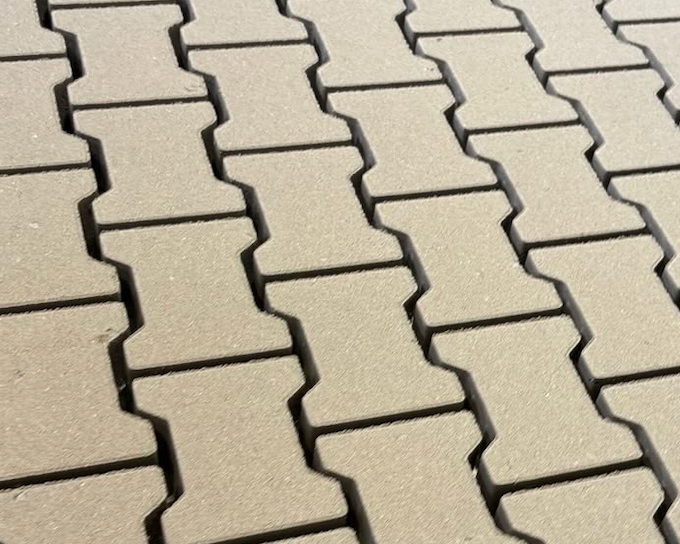
#> input picture kostka.png, 680 x 544 px
$ python task2.py
#> lines starting #> are read from the running program, lines starting #| are printed output that depends on the picture; after the words box and inside, x2 and y2 are one past the last pixel; in counts of white or black regions, pixels touching at a corner belong together
"""
2. Eksperymentuj z metodą cv2.findContours
a. Na progowanym obrazie znajdź kontury przy użyciu funkcji cv2.findContours .
Narysuj wszystkie wykryte kontury na oryginalnym obrazie w kolorze
czerwonym o grubości 2px.
b. Zmieniaj tryby (parametr mode w funkcji findContours ), przetestuj
cv2.RETR_EXTERNAL , cv2.RETR_TREE i cv2.RETR_LIST i opisz różnice w komentarzu.
==========
cv2.RETR_EXTERNAL - zwraca tylko kontury zewnętrzne, czyli kontury największych obiektów w obrazie.
cv2.RETR_LIST - zwraca wszystkie kontury.
cv2.RETR_TREE - zwraca wszystkie kontury i tworzy hierarchię konturów.
"""

import cv2
import matplotlib.pyplot as plt

print("Loading images...")
image = cv2.imread("kostka.png")
#> image is the input picture: shape (544, 680, 3); mean B, G, R 151.5, 172.6, 182.9

if image is None:
    print("Error: Image not found.")
    exit(0)

gray_image = cv2.cvtColor(image, cv2.COLOR_BGR2GRAY)
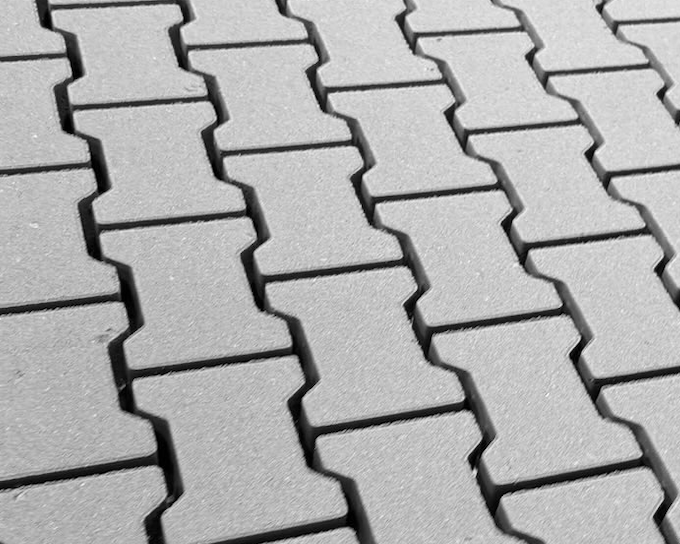
#> gray_image: shape (544, 680); min 0, max 250, mean 173.3
_, binary_image = cv2.threshold(gray_image, 140, 255, cv2.THRESH_BINARY)
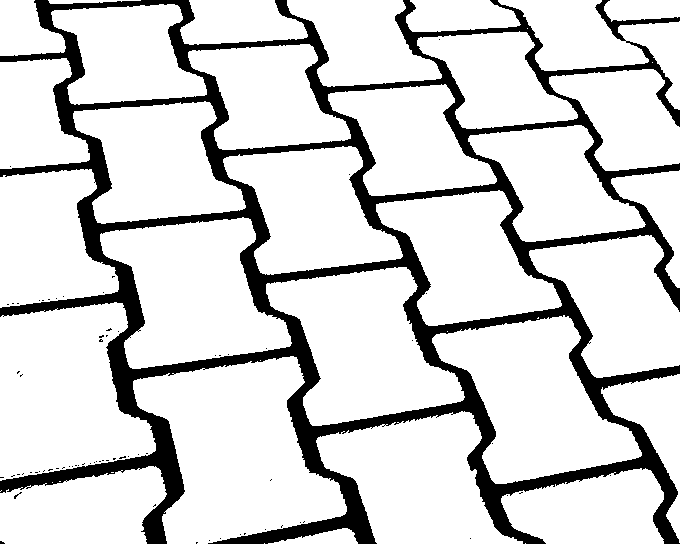
#> binary_image: shape (544, 680); 84% white; 72 black regions (71 under 20 px), largest, box (x1, y1, x2, y2) and area: (0, 0, 680, 544) 58965

modes = [cv2.RETR_EXTERNAL, cv2.RETR_TREE, cv2.RETR_LIST]
mode_names = ["RETR_EXTERNAL", "RETR_TREE", "RETR_LIST"]

plt.figure(figsize=(12, 8))
plt.subplot(2, 2, 1)
plt.imshow(cv2.cvtColor(image, cv2.COLOR_BGR2RGB))
plt.title("Original Image")
plt.axis("off")

for i, (mode, mode_name) in enumerate(zip(modes, mode_names), start=2):
    contours, _ = cv2.findContours(binary_image, mode, cv2.CHAIN_APPROX_SIMPLE)
    image_with_contours = image.copy()
    cv2.drawContours(image_with_contours, contours, -1, (255, 0, 0), 2)
    plt.subplot(2, 2, i)
    plt.imshow(cv2.cvtColor(image_with_contours, cv2.COLOR_BGR2RGB))
    plt.title(f"Contours ({mode_name})")
    plt.axis("off")
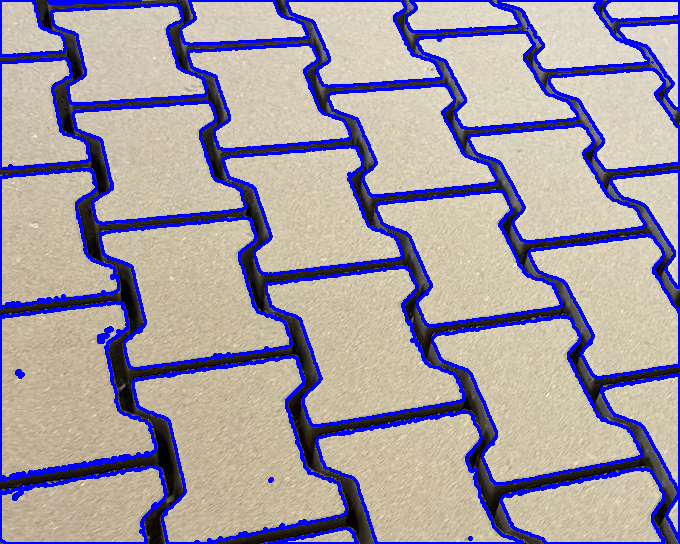
#> image_with_contours: shape (544, 680, 3); mean B, G, R 166, 153.4, 162.6

plt.tight_layout()
plt.show()
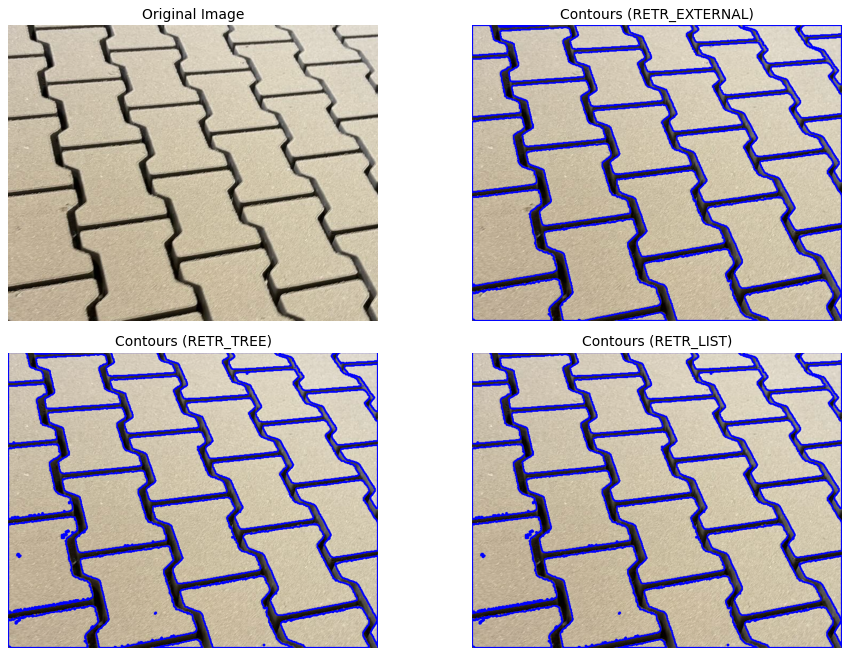
#> figure drawn by matplotlib, 4 panels
